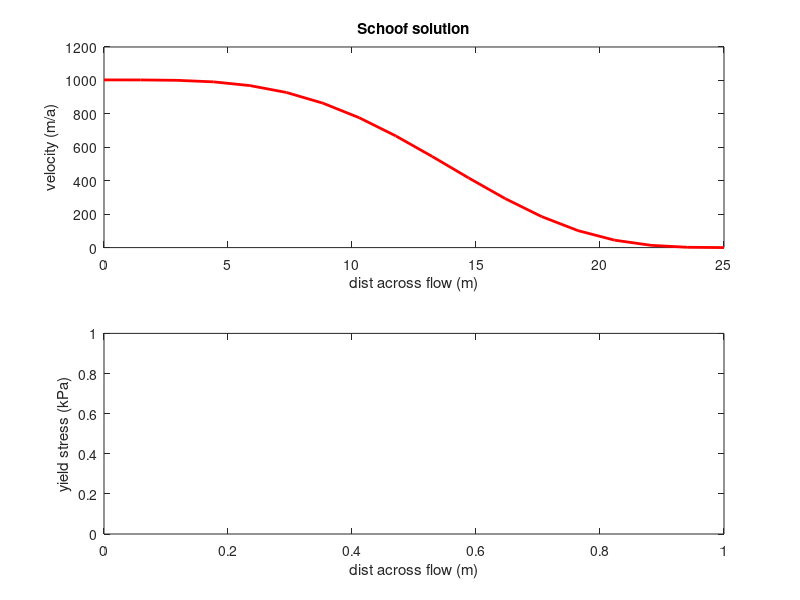

The MATLAB script that drew this image: (Note: this script raises an error after producing the figure.)

%% PLOT MODEL STREAM/PLASTIC BED RESULTS AND COMPARE W/ RAYMOND/SCHOOF
%% SOLUTIONS

clear all

cd /Users/sprice/work/modeling/cism-parallel/tests/stream/

rho = 910;
g = -9.81;

flag = 0;       %% USE RAYMOND PROFILE
flag = 1;       %% USE SCHOOF PROFILE

kinflag = 1;    %% apply kinematic bc (analytic soln) at up/downstream ends
kinflag = 0;    %% apply 0 vel bc at up/downstream ends

n = 3;
m = 1.55;

% r = 20;         % !! r needs to be even # divisible by 2 !!
% % c = 20;
% c = 200;

r = 40;
c = 400;

% levels = 5;
levels = 11;

L = 1.4e4;
A = 1e-16;
B = A^(-1/n);

H = 1000;
dsdx = -1.0e-3;

% ice stream width
w = 50e3;
W = w / 2;

yy = linspace( 0, W, (r-4)/2 );

dy = mean( diff( yy ) );
dx = dy;

taud = rho * g * H * dsdx;

% Schoof yield stress distribution
tau0s = taud * abs( yy / L ).^m;

% yield stress (for Raymond solution only)
% tau0r = mean( tau0s );
tau0r = 5.2e3;

% Raymond solution
ur = 2 * A / (n+1) * ( (taud - tau0r)/H )^n * ( W^(n+1) - yy.^(n+1) );

us = -2*taud^3*L^4/(B^3*H^3) * ( ((yy/L).^4 - (m+1)^(4/m))/4 - 3*( abs(yy/L).^(m+4) ...
    - (m+1)^(1+4/m) )/((m+1)*(m+4)) + 3*( abs(yy/L).^(2*m+4) - (m-1)^(2+4/m) )/((m+1)^2*(2*m+4)) ...
    - ( abs(yy/L).^(3*m+4) - (m+1)^(3+4/m) )/ ( (m+1)^3*(3*m+4)) );

sscale = 2*taud^3*L^4/(B^3*H^3);

ind = find( abs( yy ) >= W ); us(ind) = min( min( us ) );

us = us - min( us );

if( flag == 0 )
    figure(198), clf
    subplot(2,1,1), hold on
    plot( yy/1e3, ur - min(ur), 'r-', 'linewidth', 2.0 ), hold on
    xlabel( 'dist across flow (m)'), ylabel( 'velocity (m/a)'), title( 'Raymond solution' )
    box on
    subplot(2,1,2), hold on
    xlabel( 'dist across flow (m)'), ylabel( 'yield stress (kPa)')
    box on
else
    figure(199), clf
    subplot(2,1,1), hold on
    plot( yy/1e3, us - min(us), 'r-', 'linewidth', 2.0 ), hold on
    xlabel( 'dist across flow (m)'), ylabel( 'velocity (m/a)'), title( 'Schoof solution' )
    box on
    subplot(2,1,2), hold on
    xlabel( 'dist across flow (m)'), ylabel( 'yield stress (kPa)')
    box on
end


%% put data into .mat file, to be read by .py script w/ config file, to make input .nc files
thck = H * ones( r, c );
topg = repmat( 5e3 + dsdx*dx*[0:c-1], r, 1 );
usrf = topg + thck;


if( flag == 0 )         % assign Raymond profile
    tauf_profile = tau0r*ones(r-7,1);        
    tauf = 1e5 * ones( r-1, c-1 );
    tauf(4:end-3,3:end-2) = repmat( tauf_profile, 1, c-5 );     %% no slip at/near up/downstream ends
%     tauf(4:end-3,:) = repmat( tauf_profile, 1, c-1 );     %% use periodic bcs for cont. along flow
    u_profile = repmat( [ 0 0 fliplr(ur) ur(2:end) 0 0 ], levels, 1 );     
else                    % assign Schoof
    
    tauf_profile = [ fliplr(tau0s(2:end)), tau0s ]';        
    tauf = 1e5 * ones( r-1, c-1 );
    tauf(3:end-2,3:end-2) = repmat( tauf_profile, 1, c-5 );     %% no slip at/near up/downstream ends
%     tauf(3:end-2,:) = repmat( tauf_profile, 1, c-1 );     %% use periodic bcs for cont. along flow
    u_profile = repmat( [ 0 0 fliplr(us) us(2:end) 0 0 ], levels, 1 );
end


% figure(200),clf
% subplot(2,2,1),hold on
% imagesc( thck ), axis xy, axis equal, axis tight, colorbar, title( 'thickness (m)' )
% subplot(2,2,2),hold on
% imagesc( usrf ), axis xy, axis equal, axis tight, colorbar, title( 'surface (m)' )
% subplot(2,2,3),hold on
% imagesc( topg ), axis xy, axis equal, axis tight, colorbar, title( 'bed (m)' )
% subplot(2,2,4),hold on
% imagesc( tauf/1e3 ), axis xy, axis equal, axis tight, colorbar, title( 'yield stress (kPa)' )



%% optional: add analytic solution at up/downstream ends as kin vel bc
kinbcmask = zeros(size(tauf));
uvelhom = zeros( levels, r-1, c-1 );
vvelhom = zeros( levels, r-1, c-1 );

if( kinflag == 1)
    uvelhom( :, :, end ) = u_profile; uvelhom( :, :, 1 ) = u_profile; 
    kinbcmask(:,1) = 1; kinbcmask(:,end) = 1;
    ind = find( tauf <= 0 ); tauf(ind) = 1e-10;
end

    
save stream.mat usrf topg thck tauf uvelhom vvelhom kinbcmask levels 


%%%%%%%%%%%%%%%%%%%%%%%%%%%%%%%%%%%%%%

%% plot output

%% open file
if( flag == 0 )
    filename = 'stream.raymond.nc'; 
else
    filename = 'stream.schoof.nc'; 
end

%filename = 'stream.out.nc'; 

    
ncid = netcdf.open( filename, 'nowrite' );

%% get id for variable names (use ncview to find var names?)
id_uvel = netcdf.inqvarid( ncid, 'uvelhom' );
id_vvel = netcdf.inqvarid( ncid, 'vvelhom' );
id_btractx = netcdf.inqvarid( ncid, 'btractx' );
id_btracty = netcdf.inqvarid( ncid, 'btracty' );

uvel = permute( netcdf.getvar(ncid, id_uvel ), [ 2 1 3 ] );
vvel = permute( netcdf.getvar(ncid, id_vvel ), [ 2 1 3 ] );
btractx = netcdf.getvar(ncid, id_btractx )';
btracty = netcdf.getvar(ncid, id_btracty )';

yy2 = [ yy yy(end)+dx yy(end)+2*dx ];
yy2 = [ -fliplr(yy2(2:end)), yy2 ];

if( flag == 0 )
    figure(198)
    subplot(2,1,1), hold on
    plot( yy2/1e3, uvel(:,round(c/2),1), 'bo:' )
    plot( yy2/1e3, uvel(:,end,1), 'b*' )              %% boundary value
%     legend( 'analytic', 'model', 'model boundary' )
    legend( 'analytic', 'model' )
    subplot(2,1,2), hold on
    plot( yy2/1e3, tauf(:,round(c/2))/1e3, 'r-', 'linewidth', 2.0 )
    plot( yy2/1e3, -btractx(:,round(c/2),1)/1e3, 'bo:' )
    legend( 'specified', 'model' )
else
    figure(199)
    subplot(2,1,1), hold on
    plot( yy2/1e3, uvel(:,round(c/2),1), 'bo:' )
    plot( yy2/1e3, uvel(:,end,1), 'b*' )              %% boundary value
%     legend( 'analytic', 'model', 'model boundary' )
    legend( 'analytic', 'model' )
    subplot(2,1,2), hold on
    plot( yy2/1e3, tauf(:,round(c/2))/1e3, 'r-', 'linewidth', 2.0 )
    plot( yy2/1e3, -btractx(:,round(c/2),1)/1e3, 'bo:' )
    legend( 'specified', 'model' )
end



